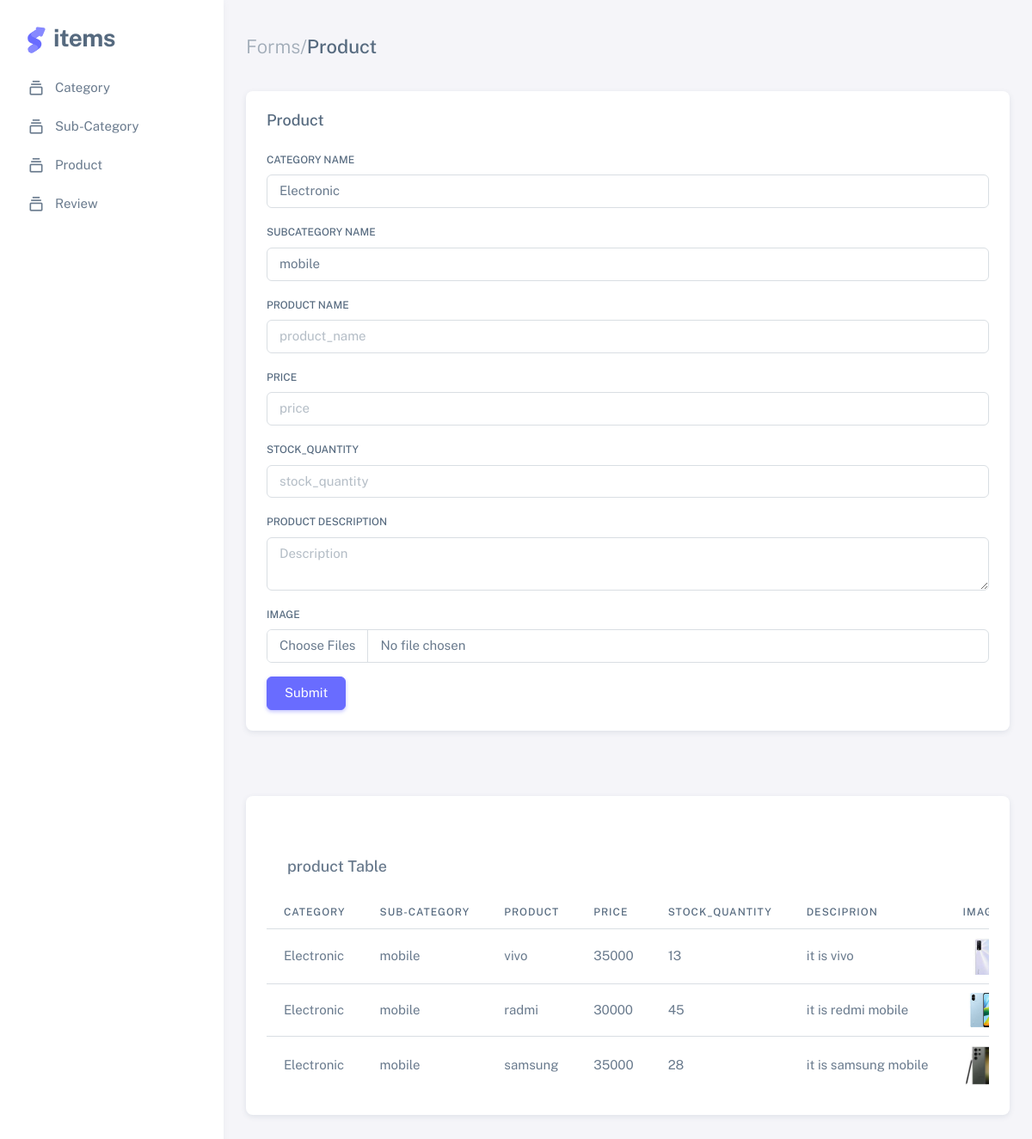
Screenshot of /product/12/ with the database file from the repository.
### brand/models.py (models this page shows, shortened)
class SubCategory(models.Model):
	category_name =  models.ForeignKey(to=Category,on_delete=models.CASCADE)
	subcategory_name = models.CharField(max_length=100)
	subcategory_desc = models.TextField(blank=True,null=True)
	def __str__(self):
		return self.subcategory_name

class Category(models.Model):
	category_name = models.CharField(max_length=100)
	category_desc = models.TextField(blank=True,null=True)
	def __str__(self):
		return self.category_name

class Product(models.Model):
	category_name =  models.ForeignKey(to=Category,on_delete=models.CASCADE)
	SubCategory_name =  models.ForeignKey(to=SubCategory,on_delete=models.SET_NULL, null=True)
	product_name = models.CharField(max_length=100)
	product_desc = models.TextField(blank=True,null=True)
	price = models.IntegerField()
	stock_quantity = models.IntegerField()
	images = models.ImageField(upload_to= 'images/')

### brand/views.py (the view, shortened to what this page needs)
# urls.py: path('product/<int:id>/',ProductView.as_view(),name='product'),
class ProductView(View):
	def get(self,request,id=None):
		subcategoryobj = SubCategory.objects.get(id=id)
		productobj = Product.objects.filter(SubCategory_name = subcategoryobj)
		return render(request,'product.html',{'subcategoryobj':subcategoryobj,'productobj':productobj})

### template/product.html (shortened to what this page needs)
{% load static %}
<!DOCTYPE html>
<html
  lang="en"
  class="light-style layout-menu-fixed layout-compact"
  dir="ltr"
  data-theme="theme-default"
  data-template="vertical-menu-template-free">
  <head>
    <link rel="stylesheet" href="{% static 'assets/vendor/fonts/boxicons.css' %}" />
    <link rel="stylesheet" href="{% static 'assets/vendor/css/core.css' %}" class="template-customizer-core-css" />
    <link rel="stylesheet" href="{% static 'assets/vendor/css/theme-default.css' %}" class="template-customizer-theme-css" />
    <link rel="stylesheet" href="{% static 'assets/css/demo.css' %}" />
    <link rel="stylesheet" href="{% static 'assets/vendor/libs/perfect-scrollbar/perfect-scrollbar.css' %}" />
    <link rel="stylesheet" href="{% static 'assets/vendor/libs/apex-charts/apex-charts.css' %}" />
  </head>
  <body>
    <div class="layout-wrapper layout-content-navbar">
      <div class="layout-container">
        <aside id="layout-menu" class="layout-menu menu-vertical menu bg-menu-theme">
          <div class="app-brand demo">
            <a href="index.html" class="app-brand-link">
              <span class="app-brand-logo demo">
              </span>
              <span class="app-brand-text demo menu-text fw-bold ms-2">ITEMS</span>
            </a>
          </div>
          <ul class="menu-inner py-1">
            <li class="menu-item">
              <a href="" class="menu-link">
                <i class="menu-icon tf-icons bx bx-collection"></i>
                <div data-i18n="Basic">Category</div>
              </a>
            </li>
            <li class="menu-item">
              <a href="" class="menu-link">
                <i class="menu-icon tf-icons bx bx-collection"></i>
                <div data-i18n="Basic">Sub-Category</div>
              </a>
            </li>
            <li class="menu-item">
              <a href="" class="menu-link">
                <i class="menu-icon tf-icons bx bx-collection"></i>
                <div data-i18n="Basic">Product</div>
              </a>
            </li>
            <li class="menu-item">
              <a href="" class="menu-link">
                <i class="menu-icon tf-icons bx bx-collection"></i>
                <div data-i18n="Basic">Review</div>
              </a>
            </li>
          </ul>
        </aside>
        <div class="layout-page">
          <div class="content-wrapper">
            <div class="container-xxl flex-grow-1 container-p-y">
              <h4 class="py-3 mb-4"><span class="text-muted fw-light">Forms/</span>Product</h4>
              <div class="row">
                <div class="col-xl">
                  <div class="card mb-4">
                    <div class="card-header d-flex justify-content-between align-items-center">
                      <h5 class="mb-0">Product</h5>
                    </div>
                    <div class="card-body">
                      <form action="{% url 'product' subcategoryobj.id %}"method="post" enctype="multipart/form-data">
                        <div class="mb-3">
                          <label class="form-label" for="basic-default-fullname">Category Name</label>
                          <input type="text" class="form-control" id="basic-default-fullname" value="{{subcategoryobj.category_name}}" placeholder="category" name="category_name" />
                        </div>
                        <div class="mb-3">
                          <label class="form-label" for="basic-default-fullname">Subcategory Name</label>
                          <input type="text" class="form-control" id="basic-default-fullname" placeholder="subcategory_name" value="{{subcategoryobj.subcategory_name}}" name="subcategory_name" />
                        </div>
                        <div class="mb-3">
                          <label class="form-label" for="basic-default-fullname">product Name</label>
                          <input type="text" class="form-control" id="basic-default-fullname" placeholder="product_name" name="product_name" />
                        </div>
                        <div class="mb-3">
                          <label class="form-label" for="basic-default-fullname">price</label>
                          <input type="number" class="form-control" id="basic-default-fullname" placeholder="price" name="price" />
                        </div>
                        <div class="mb-3">
                          <label class="form-label" for="basic-default-fullname">stock_quantity</label>
                          <input type="number" class="form-control" id="basic-default-fullname" placeholder="stock_quantity" name="stock_quantity" />
                        </div>
                        <div class="mb-3">
                          <label class="form-label" for="basic-default-message">product description</label>
                          <textarea
                            id="basic-default-message"
                            class="form-control"
                            name="product_desc"
                            placeholder="Description"></textarea>
                        </div>
                        <div class="mb-3">
                          <label class="form-label" for="basic-default-fullname">Image</label>
                          <input type="file" class="form-control" id="basic-default-fullname" name="images" multiple />
                        </div>
                        <button type="submit" class="btn btn-primary">Submit</button>
                      </form>
                    </div>
                  </div>
                </div>
              </div>
            </div>
          </div>
          <div class="content-wrapper">
            <div class="container-xxl flex-grow-1 container-p-y">
             <div class="row">
              <div class="col-xxl">
                <div class="card mb-4">
                  <div class="card-header d-flex align-iteAms-center justify-content-between">
                  </div>
                  <div class="card-body">
                    <h5 class="card-header">product Table </h5>
        <div class="table-responsive text-nowrap">
          <table class="table">
            <thead>
              <tr>
                <th>Category</th>
                <th>sub-category</th>
                <th>product</th>
                <th>price</th>
                <th>stock_quantity</th>
                <th>Desciprion</th>
                <th>image</th>
              </tr>
            </thead>
            <tbody class="table-border-bottom-0">
              {% for item in productobj %}
              <tr>
                <td>
                 {{item.category_name}}
                </td>
                <td>{{item.SubCategory_name}}</td>
                <td>{{item.product_name}}</td>
                <td>{{item.price}}</td>
                <td>{{item.stock_quantity}}</td>
                <td>{{item.product_desc}}</td>
                  <td>
                    {% if item.images %}
                        <img src="{{ item.images.url }}" alt="{{ item.product_name }}" width="50px">
                    {% else %}
                        <p>No image available</p>
                    {% endif %}
                </td>
              </tr>
              {% endfor %}
            </tbody>
          </table>
        </div>
                  </div>
                  </div>
                </div>
              </div>
             </div>
          </div>
        </div>
      </div>
    </div>
  </body>
</html>

### static/assets/css/demo.css (style rules this page uses)
.menu .app-brand.demo { height: 64px; margin-top: 12px; }
.app-brand-logo.demo svg { width: 22px; height: 38px; }
.app-brand-text.demo { font-size: 1.75rem; letter-spacing: -0.5px; text-transform: lowercase; }

### rows the page displays
SubCategory: category_name "Electronic", subcategory_name "mobile"
Product: category_name "Electronic", SubCategory_name "mobile", product_name "vivo", price "35000", stock_quantity "13", product_desc "it is vivo", images (picture)
Product: category_name "Electronic", SubCategory_name "mobile", product_name "radmi", price "30000", stock_quantity "45", product_desc "it is redmi mobile", images (picture)
Product: category_name "Electronic", SubCategory_name "mobile", product_name "samsung", price "35000", stock_quantity "28", product_desc "it is samsung mobile", images (picture)
